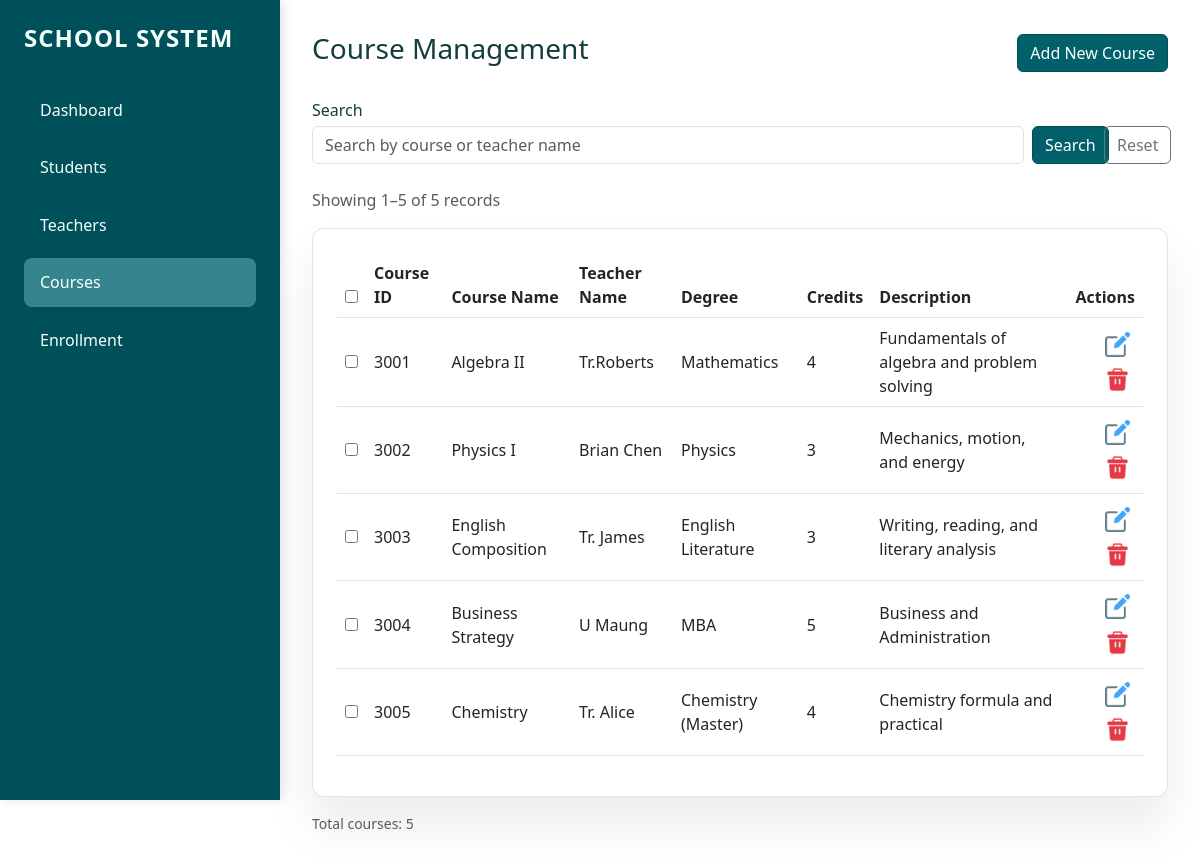
Screenshot of /courses with the database file from the repository.
### tables this page shows
CREATE TABLE courses (
                course_id INTEGER PRIMARY KEY AUTOINCREMENT,
                course_name TEXT NOT NULL,
                teacher_id INTEGER,
                credits INTEGER,
                description TEXT,
                FOREIGN KEY (teacher_id) REFERENCES teachers (teacher_id)
            );

CREATE TABLE teachers (
                teacher_id INTEGER PRIMARY KEY AUTOINCREMENT,
                name TEXT NOT NULL,
                email TEXT,
                degree TEXT,
                hire_date DATE
            );

### app.py (the view, shortened to what this page needs)
@app.route("/courses", methods=["GET", "POST"])
def courses_page():
    search = request.args.get("search", "").strip()
    page = request.args.get("page", 1, type=int)
    per_page = 5
    courses, total = database.get_courses(
        search_text=search or None, page=page, per_page=per_page
    )
    total_pages = (total + per_page - 1) // per_page
    start = (page - 1) * per_page + 1 if total > 0 else 0
    end = min(page * per_page, total)
    return render_template(
        "courses.html",
        courses=courses,
        teachers=database.get_all_teachers(),
        search=search,
        page=page,
        total_pages=total_pages,
        total=total,
        start=start,
        end=end,
    )

### database.py (called while the page is built)
def get_connection():
    conn = sqlite3.connect(DB_NAME, timeout=30)
    conn.execute('PRAGMA foreign_keys = ON')
    conn.row_factory = sqlite3.Row
    return conn

def get_all_teachers():
    teachers, _ = get_teachers(page=None, per_page=None)
    return teachers

### templates/courses.html (shortened to what this page needs)
{% extends "base.html" %}
{% block content %}
<div class="d-flex justify-content-between align-items-center mb-4">
    <h3>Course Management</h3>
    <button class="btn btn-primary" data-bs-toggle="modal" data-bs-target="#addModal">Add New Course</button>
</div>
<form method="GET" action="{{ url_for('courses_page') }}" class="row g-2 align-items-end mb-4">
    <div class="col-md-10">
        <label for="search" class="form-label mb-1">Search</label>
        <input type="search" name="search" class="form-control" placeholder="Search by course or teacher name"
            value="{{ search | default('') }}">
    </div>
    <div class="col-md-1 d-grid">
        <button type="submit" class="btn btn-outline-primary w-100">Search</button>
    </div>
    <div class="col-md-1 d-grid">
        <a href="{{ url_for('courses_page') }}" class="btn btn-outline-secondary">Reset</a>
    </div>
</form>
<p class="text-muted">Showing {{ start }}–{{ end }} of {{ total }} records</p>
<div class="card-custom">
    <table class="table align-middle">
        <thead>
            <tr>
                <th><input type="checkbox" id="selectAll"></th>
                <th>Course ID</th>
                <th>Course Name</th>
                <th>Teacher Name</th>
                <th>Degree</th>
                <th>Credits</th>
                <th>Description</th>
                <th class="text-end">Actions</th>
            </tr>
        </thead>
        <tbody>
            {% for s in courses %}
            <tr>
                <td><input type="checkbox" class="rowCheckbox" value="{{ s['course_id'] }}"></td>
                <td>{{ s['course_id'] }}</td>
                <td>{{ s['course_name'] }}</td>
                <td>{{ s['teacher_name'] or 'No Teacher' }}</td>
                <td>{{ s['degree'] }}</td>
                <td>{{ s['credits'] }}</td>
                <td>{{ s['description'] }}</td>
                <td class="text-end">
                    <button class="btn btn-sm btn-outline-secondary" data-bs-toggle="modal"
                        data-bs-target="#edit{{ s['course_id'] }}"><img
                            src="{{ url_for('static', filename='image/edit.png') }}" alt="Edit"
                            style="width: 1rem; height: 1rem;"></button>
                    <form action="/courses/{{ s['course_id'] }}/delete" method="POST" class="d-inline">
                        <button type="submit" class="btn btn-sm delete-row-delete-btn"
                            onclick="return confirm('Are you sure?')"><img
                                src="{{ url_for('static', filename='image/delete.png') }}" alt="Delete"
                                style="width: 1rem; height: 1rem;"></button>
                    </form>
                </td>
            </tr>
            {% endfor %}
        </tbody>
    </table>
</div>
<div class="d-flex justify-content-between align-items-center mt-3">
    <small class="text-muted">Total courses: {{ total }}</small>
</div>
{% endblock %}

### templates/base.html (shortened to what this page needs)
<!DOCTYPE html>
<html lang="en">
<head>
    <link href="https://cdn.jsdelivr.net/npm/bootstrap@5.3.0/dist/css/bootstrap.min.css" rel="stylesheet">
    <link rel="stylesheet" href="https://cdn.jsdelivr.net/npm/bootstrap-icons@1.10.0/font/bootstrap-icons.css">
    <link rel="stylesheet" href="{{ url_for('static', filename='style.css') }}">
</head>
<body>
    <div class="sidebar">
        <h2 style="font-size: 1.5rem; font-weight: 750;">School System</h2>
        <nav>
            <a href="/dashboard" class="nav-link {% if request.path == '/dashboard' %}active{% endif %}">Dashboard</a>
            <a href="/students" class="nav-link {% if request.path == '/students' %}active{% endif %}">Students</a>
            <a href="/teachers" class="nav-link {% if request.path == '/teachers' %}active{% endif %}">Teachers</a>
            <a href="/courses" class="nav-link {% if request.path == '/courses' %}active{% endif %}">Courses</a>
            <a href="/enrollment"
                class="nav-link {% if request.path == '/enrollment' %}active{% endif %}">Enrollment</a>
        </nav>
    </div>
    <div class="main-content">
        {% block content %}
        {% endblock %}
    </div>
</body>
</html>

### static/style.css (style rules this page uses)
:root { --sidebar-width: 280px; --primary-bg: #ffffff; --sidebar-color: #005059; --accent: #7DA78C; --accent-strong: rgb(53, 133, 142); --accent-soft: rgb(53, 133, 142,0.5); --text-muted: rgba(255, 255, 255, 0.85); --text-strong: #f5fffc; --card-bg: #ffffff; --card-border: rgba(53, 133, 142, 0.18); }
body { background: var(--primary-bg); margin: 0; font-family: 'Segoe UI', Tahoma, Geneva, Verdana, sans-serif; color: #133d3e; }
.sidebar { width: var(--sidebar-width); height: 100vh; background: var(--sidebar-color); color: white; position: fixed; left: 0; top: 0; padding: 1.5rem; box-shadow: 4px 0 10px rgba(0, 0, 0, 0.1); }
.sidebar h2 { font-size: 1.2rem; font-weight: 700; margin-bottom: 2rem; color: var(--text-strong); text-transform: uppercase; letter-spacing: 1px; }
.nav-link { color: var(--text-strong); text-decoration: none; display: block; padding: 0.8rem 1rem; margin: 0.5rem 0; border-radius: 8px; transition: all 0.3s ease; }
.nav-link:hover, .nav-link.active { background: var(--accent-strong); color: white; }
.btn-primary, .btn-outline-primary, .btn-success { color: #ffffff; background-color: #01606a !important; border-color: #005059 !important; }
.d-flex.justify-content-between.align-items-center.mb-4>.btn-primary { min-width: 140px; }
.main-content { margin-left: var(--sidebar-width); padding: 2rem; width: calc(100% - var(--sidebar-width)); min-height: 100vh; background: transparent; }
.delete-row-delete-btn { background: transparent !important; border: none !important; border-radius: 0 !important; box-shadow: none !important; padding: 0; width: 2.2rem; height: 2.2rem; display: inline-flex; align-items: center; justify-content: center; }
.delete-row-delete-btn img { width: 25px !important; height: 25px !important; }
button[data-bs-target^="#edit"] img { width: 25px !important; height: 25px !important; align-items: center; justify-content: center; background: transparent !important; border: none !important; padding: 0 !important; }
button[data-bs-target^="#edit"] { background: transparent !important; border: none !important; border-radius: 0 !important; box-shadow: none !important; padding: 0; width: 2.2rem; height: 2.2rem; display: inline-flex; align-items: center; justify-content: center; }
.card-custom { background: var(--card-bg); border-radius: 12px; padding: 1.5rem; box-shadow: 0 30px 50px rgba(0, 0, 0, 0.08); border: 1px solid var(--card-border); }

### rows the page displays
courses: course_id "3001", course_name "Algebra II", name "Tr.Roberts", degree "Mathematics", credits "4", description "Fundamentals of algebra and problem solving"
courses: course_id "3002", course_name "Physics I", name "Brian Chen", degree "Physics", credits "3", description "Mechanics, motion, and energy"
courses: course_id "3003", course_name "English Composition", name "Tr. James", degree "English Literature", credits "3", description "Writing, reading, and literary analysis"
courses: course_id "3004", course_name "Business Strategy", name "U Maung", degree "MBA", credits "5", description "Business and Administration"
courses: course_id "3005", course_name "Chemistry", name "Tr. Alice", degree "Chemistry (Master)", credits "4", description "Chemistry formula and practical"

### other values shown
{{ start }} "1"
{{ end }} "5"
{{ total }} "5"
